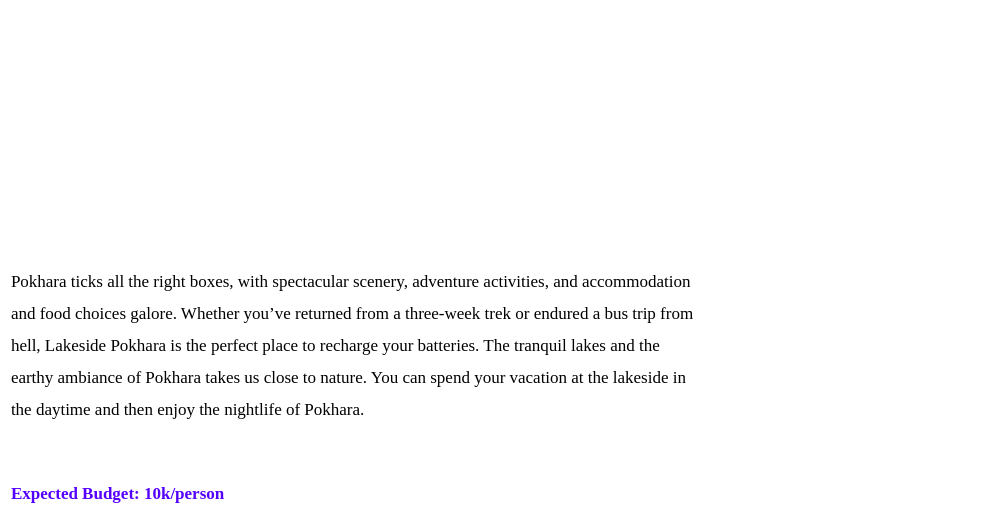
<?xml version="1.0" encoding="UTF-8"?>
<ui version="4.0">
 <class>Pokhara</class>
 <widget class="QDialog" name="Pokhara">
  <property name="geometry">
   <rect>
    <x>0</x>
    <y>0</y>
    <width>1005</width>
    <height>522</height>
   </rect>
  </property>
  <property name="windowTitle">
   <string>Dialog</string>
  </property>
  <property name="styleSheet">
   <string notr="true">color:black;
background:white;</string>
  </property>
  <layout class="QGridLayout" name="gridLayout">
   <item row="1" column="2">
    <widget class="QLabel" name="label">
     <property name="font">
      <font>
       <family>Times New Roman</family>
       <pointsize>13</pointsize>
       <italic>true</italic>
      </font>
     </property>
     <property name="styleSheet">
      <string notr="true">background:none;</string>
     </property>
     <property name="text">
      <string>&lt;html&gt;&lt;head/&gt;&lt;body&gt;&lt;p&gt;&lt;span style=&quot; font-style:normal;&quot;&gt; Pokhara ticks all the right boxes, with spectacular scenery, adventure activities, and accommodation&lt;/span&gt;&lt;/p&gt;&lt;p&gt;&lt;span style=&quot; font-style:normal;&quot;&gt;              and food choices galore. Whether you’ve returned from a three-week trek or endured a bus trip from &lt;/span&gt;&lt;/p&gt;&lt;p&gt;&lt;span style=&quot; font-style:normal;&quot;&gt;              hell, Lakeside Pokhara is the perfect place to recharge your batteries. The tranquil lakes and the&lt;/span&gt;&lt;/p&gt;&lt;p&gt;&lt;span style=&quot; font-style:normal;&quot;&gt;              earthy ambiance of Pokhara takes us close to nature. You can spend your vacation at the lakeside in&lt;/span&gt;&lt;/p&gt;&lt;p&gt;&lt;span style=&quot; font-style:normal;&quot;&gt;              the daytime and then enjoy the nightlife of Pokhara.&lt;/span&gt;&lt;/p&gt;&lt;p&gt;&lt;span style=&quot; font-style:normal;&quot;/&gt;&lt;/p&gt;&lt;p&gt;&lt;br/&gt;&lt;/p&gt;&lt;p&gt;&lt;span style=&quot; font-weight:700; font-style:normal; color:#5500ff;&quot;&gt;Expected Budget: 10k/person&lt;/span&gt;&lt;/p&gt;&lt;/body&gt;&lt;/html&gt;</string>
     </property>
     <property name="alignment">
      <set>Qt::AlignLeading|Qt::AlignLeft|Qt::AlignVCenter</set>
     </property>
    </widget>
   </item>
   <item row="0" column="2">
    <layout class="QHBoxLayout" name="horizontalLayout">
     <item>
      <widget class="QLabel" name="label_4">
       <property name="styleSheet">
        <string notr="true">border-image:url(:/image preview/images/p1.jpg)</string>
       </property>
       <property name="text">
        <string/>
       </property>
      </widget>
     </item>
     <item>
      <widget class="QLabel" name="label_3">
       <property name="styleSheet">
        <string notr="true">border-image: url(:/image preview/images/p2.jpg);</string>
       </property>
       <property name="text">
        <string/>
       </property>
      </widget>
     </item>
     <item>
      <widget class="QLabel" name="label_2">
       <property name="styleSheet">
        <string notr="true">border-image: url(:/image preview/images/p3.jpg);</string>
       </property>
       <property name="text">
        <string/>
       </property>
      </widget>
     </item>
    </layout>
   </item>
  </layout>
 </widget>
 <resources/>
 <connections/>
</ui>
